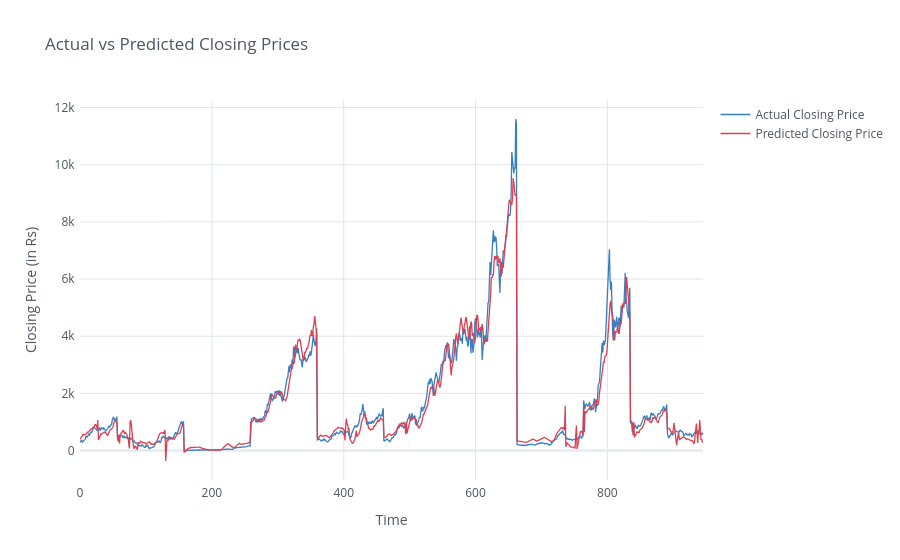

The notebook cell saved with this chart:
### Code cell
# Plot training & validation loss
plt.figure(figsize=(14, 7))
plt.plot(history.history['loss'], label='Train Loss', color='blue')
plt.plot(history.history['val_loss'], label='Validation Loss', color='orange')
plt.title('Model Loss Over Epochs')
plt.ylabel('Loss (MSE)')
plt.xlabel('Epoch')
plt.legend()
plt.show()



# Ensure the data is 1D
y_test_actual_1d = y_test_actual.ravel() if len(y_test_actual.shape) > 1 else y_test_actual
predictions_actual_1d = predictions_actual.ravel() if len(predictions_actual.shape) > 1 else predictions_actual

# Prepare the data
predictions_df = pd.DataFrame({
    'Actual Closing Price': y_test_actual_1d,
    'Predicted Closing Price': predictions_actual_1d
})
import cufflinks as cf
cf.go_offline() 

# Plot using cufflinks with solid lines and better labels
predictions_df.iplot(kind='line',
                     title='Actual vs Predicted Closing Prices',
                     xTitle='Time',
                     yTitle='Closing Price (in Rs)',
                     colors=['blue', 'red'],
                     theme='white',
                     mode='lines',  
                     linewidth=3,  
                     asFigure=False,
                     legend=True)
predictions_df

### Figure 1 — Plotly figure (JSON) as saved in the notebook; plotly's stock layout.template omitted (floating-point values rounded to 4 significant figures; data arrays with more than 128 entries replaced by an {"elided": "..."} marker saying what was removed)
{"data": [{"line": {"color": "rgba(55, 128, 191, 1.0)", "dash": "solid", "shape": "linear", "width": 1.3}, "mode": "lines", "name": "Actual Closing Price", "text": "", "type": "scatter", "x": {"elided": "946 int values"}, "y": {"elided": "946 float values"}}, {"line": {"color": "rgba(219, 64, 82, 1.0)", "dash": "solid", "shape": "linear", "width": 1.3}, "mode": "lines", "name": "Predicted Closing Price", "text": "", "type": "scatter", "x": {"elided": "946 int values"}, "y": {"elided": "946 float values"}}], "layout": {"legend": {"bgcolor": "#FFFFFF", "font": {"color": "#4D5663"}}, "paper_bgcolor": "#FFFFFF", "plot_bgcolor": "#FFFFFF", "showlegend": true, "title": {"font": {"color": "#4D5663"}, "text": "Actual vs Predicted Closing Prices"}, "xaxis": {"gridcolor": "#E1E5ED", "linewidth": 3, "showgrid": true, "tickfont": {"color": "#4D5663"}, "title": {"font": {"color": "#4D5663"}, "text": "Time"}, "zerolinecolor": "#E1E5ED"}, "yaxis": {"gridcolor": "#E1E5ED", "linewidth": 3, "showgrid": true, "tickfont": {"color": "#4D5663"}, "title": {"font": {"color": "#4D5663"}, "text": "Closing Price (in Rs)"}, "zerolinecolor": "#E1E5ED"}}}
